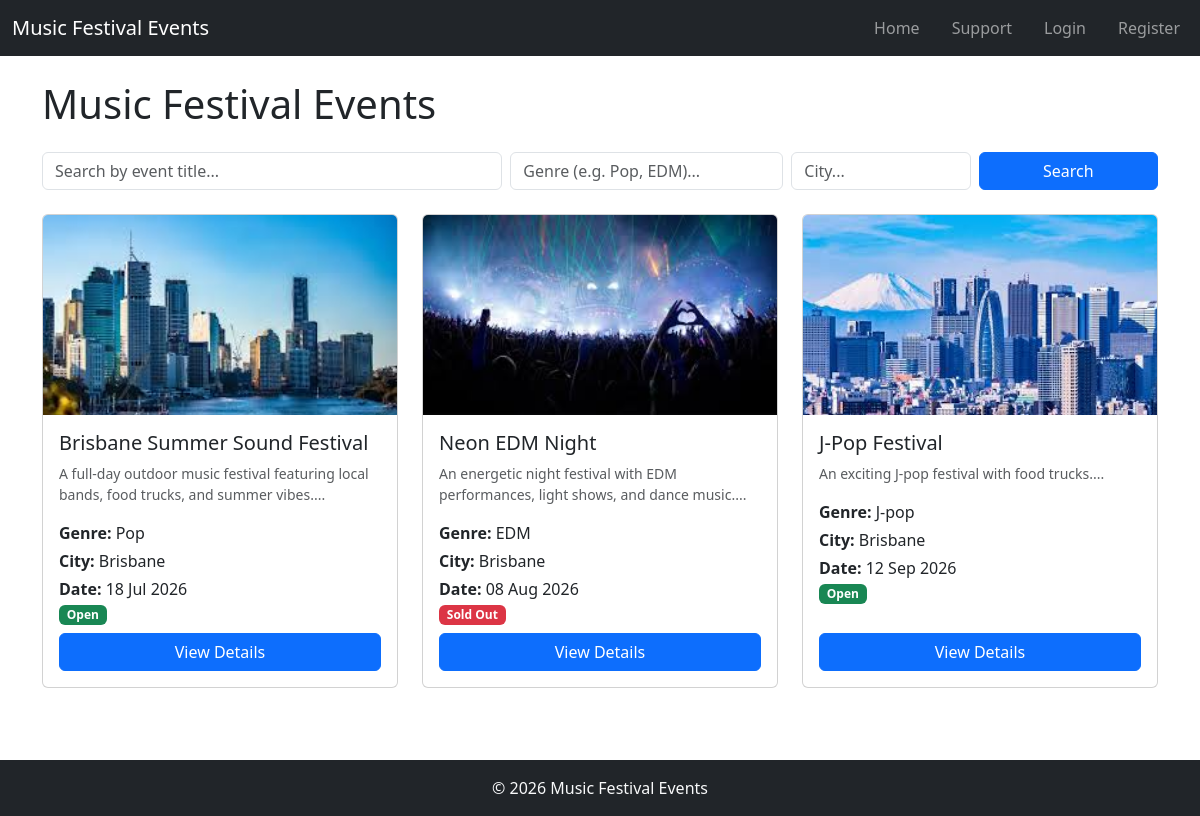
The page / on the database its author committed.
### website/models.py (models this page shows)
class Event(db.Model):
    __tablename__ = 'events'
    id = db.Column(db.Integer, primary_key=True)
    title = db.Column(db.String(150), nullable=False)
    description = db.Column(db.Text, nullable=False)
    date = db.Column(db.Date, nullable=False)
    start_time = db.Column(db.Time, nullable=False)
    end_time = db.Column(db.Time, nullable=False)
    venue_name = db.Column(db.String(150), nullable=False)
    city = db.Column(db.String(80), nullable=False)
    image = db.Column(db.String(255), nullable=False)
    genre = db.Column(db.String(50), nullable=False)
    artist_lineup = db.Column(db.Text, nullable=False)
    price = db.Column(db.Float, nullable=False)
    total_tickets = db.Column(db.Integer, nullable=False)
    available_tickets = db.Column(db.Integer, nullable=False)
    status = db.Column(db.String(20), nullable=False, default='Open')
    acknowledgement_type = db.Column(db.String(50), nullable=False, default='No Acknowledgement')
    acknowledgement_text = db.Column(db.Text, nullable=True)
    creator_id = db.Column(db.Integer, db.ForeignKey('users.id'), nullable=False)
    bookings = db.relationship('Booking', backref='event', lazy=True, cascade='all, delete-orphan')
    comments = db.relationship('Comment', backref='event', lazy=True, cascade='all, delete-orphan')

### website/views.py (the view)
@main_bp.route('/')
def index():
    search = request.args.get('search', '').strip()
    genre = request.args.get('genre', '').strip()
    city = request.args.get('city', '').strip()
    query = Event.query
    if search:
        query = query.filter(Event.title.ilike(f'%{search}%'))
    if genre:
        query = query.filter(Event.genre.ilike(f'%{genre}%'))
    if city:
        query = query.filter(Event.city.ilike(f'%{city}%'))
    events = query.all()
    return render_template('index.html', events=events, search=search, genre=genre, city=city)

### website/templates/index.html (shortened to what this page needs)
{% extends "base.html" %}
{% block content %}
<div class="container mt-4">
    <h1 class="mb-4">Music Festival Events</h1>
    <form method="GET" action="{{ url_for('main.index') }}" class="row g-2 mb-4">
        <div class="col-md-5">
            <input type="text" name="search" class="form-control"
                placeholder="Search by event title..." value="{{ search }}">
        </div>
        <div class="col-md-3">
            <input type="text" name="genre" class="form-control"
                placeholder="Genre (e.g. Pop, EDM)..." value="{{ genre }}">
        </div>
        <div class="col-md-2">
            <input type="text" name="city" class="form-control"
                placeholder="City..." value="{{ city }}">
        </div>
        <div class="col-md-2 d-flex gap-2">
            <button type="submit" class="btn btn-primary w-100">Search</button>
        </div>
    </form>
    {% if events %}
    <div class="row">
        {% for event in events %}
        <div class="col-md-4 mb-4">
            <div class="card h-100">
                <img src="{{ url_for('static', filename='image/' + event.image) }}"
                    class="card-img-top" alt="{{ event.title }}"
                    style="height: 200px; object-fit: cover;">
                <div class="card-body d-flex flex-column">
                    <h5 class="card-title">{{ event.title }}</h5>
                    <p class="card-text text-muted small">{{ event.description[:100] }}...</p>
                    <p class="mb-1"><strong>Genre:</strong> {{ event.genre }}</p>
                    <p class="mb-1"><strong>City:</strong> {{ event.city }}</p>
                    <p class="mb-1"><strong>Date:</strong> {{ event.date.strftime('%d %b %Y') }}</p>
                    <p class="mb-2">
                        {% if event.status == 'Open' %}
                        <span class="badge bg-success">{{ event.status }}</span>
                        {% elif event.status == 'Sold Out' %}
                        <span class="badge bg-danger">{{ event.status }}</span>
                        {% elif event.status == 'Cancelled' %}
                        <span class="badge bg-secondary">{{ event.status }}</span>
                        {% else %}
                        <span class="badge bg-warning text-dark">{{ event.status }}</span>
                        {% endif %}
                    </p>
                    <a href="{{ url_for('main.event_detail', event_id=event.id) }}"
                        class="btn btn-primary mt-auto">View Details</a>
                </div>
            </div>
        </div>
        {% endfor %}
    </div>
    {% else %}
    <div class="alert alert-info">No events found matching your search.</div>
    {% endif %}
</div>
{% endblock %}

### website/templates/base.html (shortened to what this page needs)
<html>
<head>
    <link href="https://cdn.jsdelivr.net/npm/bootstrap@5.3.2/dist/css/bootstrap.min.css" rel="stylesheet"
>
</head>
<body>
    <header>
        <nav class="navbar navbar-expand-lg navbar-dark bg-dark">
            <div class="container-fluid">
                <a class="navbar-brand" href="{{ url_for('main.index') }}">
                    Music Festival Events
                </a>
                <div class="collapse navbar-collapse" id="navbarNav">
                    <ul class="navbar-nav ms-auto flex-row gap-3">
                        <li class="nav-item">
                            <a class="nav-link" href="{{ url_for('main.index') }}">Home</a>
                        </li>
                        <li class="nav-item">
                            <a class="nav-link" href="{{ url_for('main.support') }}">Support</a>
                        </li>
                        {% if current_user.is_authenticated %}
                        <li class="nav-item">
                            <a class="nav-link" href="{{ url_for('main.create_event') }}">Create Event</a>
                        </li>
                        <li class="nav-item">
                            <a class="nav-link" href="{{ url_for('main.dashboard') }}">Dashboard</a>
                        </li>
                        <li class="nav-item">
                            <a class="nav-link" href="{{ url_for('auth.logout') }}">
                                Logout ({{ current_user.first_name }})
                            </a>
                        </li>
                        {% else %}
                        <li class="nav-item">
                            <a class="nav-link" href="{{ url_for('auth.login') }}">Login</a>
                        </li>
                        <li class="nav-item">
                            <a class="nav-link" href="{{ url_for('auth.register') }}">Register</a>
                        </li>
                        {% endif %}
                    </ul>
                </div>
            </div>
        </nav>
    </header>
    {% block content %}{% endblock %}
    <footer class="bg-dark text-light text-center py-3 mt-5">
        <p class="mb-0">&copy; 2026 Music Festival Events</p>
    </footer>
</body>
</html>

### rows shown on the page
Event: image (picture), title "Brisbane Summer Sound Festival", description "A full-day outdoor music festival featuring local bands, food trucks, and summer vibes.", genre "Pop", city "Brisbane", date "18 Jul 2026", status "Open"
Event: image (picture), title "Neon EDM Night", description "An energetic night festival with EDM performances, light shows, and dance music.", genre "EDM", city "Brisbane", date "08 Aug 2026", status "Sold Out"
Event: image (picture), title "J-Pop Festival", description "An exciting J-pop festival with food trucks.", genre "J-pop", city "Brisbane", date "12 Sep 2026", status "Open"
